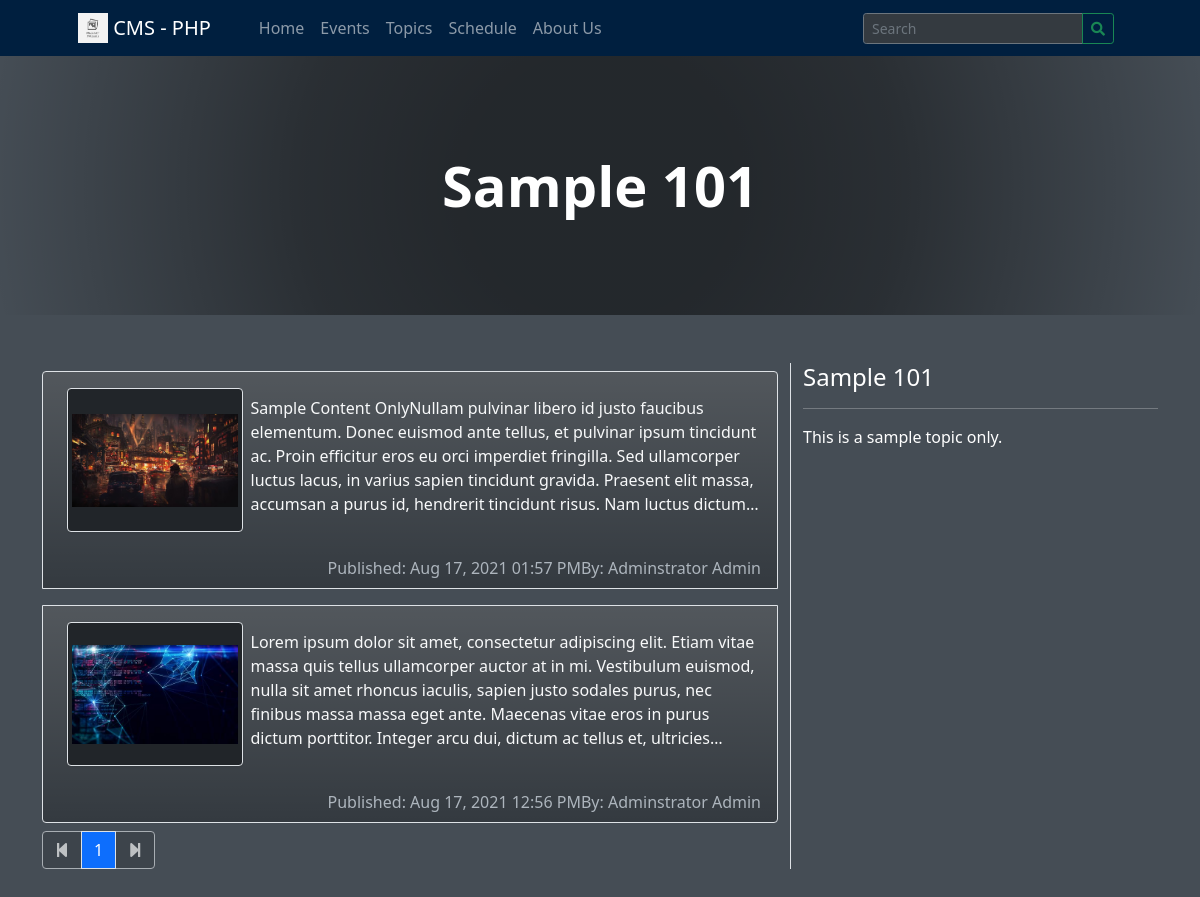
The page /?p=articles&t=c4ca4238a0b923820dcc509a6f75849b on the database its author committed.
### tables this page shows
CREATE TABLE `topics` (
  `id` int(30) NOT NULL,
  `name` text NOT NULL,
  `description` text NOT NULL,
  `status` tinyint(4) NOT NULL DEFAULT 1 COMMENT '0=Inactive, 1=Active',
  `date_created` datetime NOT NULL DEFAULT current_timestamp(),
  `date_updated` datetime DEFAULT NULL ON UPDATE current_timestamp()
);

CREATE TABLE `blogs` (
  `id` int(30) NOT NULL,
  `title` text NOT NULL,
  `topic_id` int(30) DEFAULT NULL,
  `content` text NOT NULL,
  `keywords` text NOT NULL,
  `meta_description` text NOT NULL,
  `banner_path` text NOT NULL,
  `upload_dir_code` text NOT NULL,
  `status` tinyint(1) NOT NULL DEFAULT 0 COMMENT '0 = unpublished ,1= published',
  `blog_url` text NOT NULL,
  `author_id` int(30) NOT NULL,
  `date_created` datetime NOT NULL DEFAULT current_timestamp(),
  `date_updated` datetime DEFAULT NULL ON UPDATE current_timestamp()
);

### classes/DBConnection.php (called while the page is built, shortened)
<?php
class DBConnection{
    private $host = DB_SERVER;
    private $username = DB_USERNAME;
    private $password = DB_PASSWORD;
    private $database = DB_NAME;
    public $conn;
    public function __construct(){
        if (!isset($this->conn)) {
            $this->conn = new mysqli($this->host, $this->username, $this->password, $this->database);
        }
    }
}
?>

### classes/SystemSettings.php (called while the page is built, shortened)
<?php
class SystemSettings extends DBConnection{
	function info($field=''){
		if(!empty($field)){
			if(isset($_SESSION['system_info'][$field]))
				return $_SESSION['system_info'][$field];
			else
				return false;
		}else{
			return false;
		}
	}
}
$_settings = new SystemSettings();
?>

### config.php (called while the page is built, shortened)
<?php
require_once('classes/DBConnection.php');
require_once('classes/SystemSettings.php');
function validate_image($file){
	if(!empty($file)){
		if(is_file(base_app.$file)){
			return base_url.$file;
		}else{
			return base_url.'dist/img/no-image-available.png';
		}
	}else{
		return base_url.'dist/img/no-image-available.png';
	}
}
?>

### articles.php (the view, shortened to what this page needs)
<?php
$title = "";
if(isset($_GET['t'])){
    $cat_qry = $conn->query("SELECT * FROM topics where md5(id) = '{$_GET['t']}'");
    if($cat_qry->num_rows > 0){
        $result =$cat_qry->fetch_assoc();
        $title = $result['name'];
        $description = $result['description'];
    }
}
?>
<header class="bg-dark py-5" id="main-header">
    <div class="container px-4 px-lg-5 my-5">
        <div class="text-center text-white">
            <h1 class="display-4 fw-bolder"><?php echo $title ?></h1>
        </div>
    </div>
</header>
<section class="py-5">
    <div class="container">
        <div class="row">
            <div class="col-lg-8">
                <div class="list-group text-light">
                <?php
                $page= isset($_GET['page'])? $_GET['page']: 0;
                $limit = 10;
                $offset = $page > 0 ? ($page * $limit) : $page;
                $count_all = $conn->query("SELECT * FROM `blogs` where `status` =1 and md5(`topic_id`) = '{$_GET['t']}' order by unix_timestamp(date_created) desc")->num_rows;
                $blogs = $conn->query("SELECT b.*,concat(u.firstname,' ',u.lastname) as author FROM `blogs` b inner join `users` u on b.author_id = u.id where b.`status` =1 and md5(b.`topic_id`) = '{$_GET['t']}' order by unix_timestamp(b.date_created) desc limit $limit offset $offset");
                while($row=$blogs->fetch_assoc()):
                    ?>
                        <a class="list-group-item list-group-item-action my-2 border bg-gradient blog-item" href="<?php echo base_url.$row['blog_url'] ?>">
                            <div class="w-100">
                                <img src="<?php echo validate_image($row['banner_path']) ?>" alt="<?php echo addslashes($row['title']) ?>" align="left" class="bg-dark img-banner-list img-thumbnail m-2">
                                <p class="truncate-5 pt-3"><?php echo strip_tags(stripslashes(html_entity_decode($row['content']))) ?></p><br>
                            </div>
                            <div class="w 100 d-flex justify-content-end">
                                <span class="text-muted">Published: <?php echo date("M d, Y h:i A", strtotime($row['date_created'])) ?></span><br>
                                <span class="text-muted">By: <?php echo ucwords($row['author']) ?></span>
                            </div>
                        </a>
                <?php endwhile; ?>
                </div>
                <?php if($count_all <= 0): ?>
                    <h4 class="text-center">Topic doesn't have a published list of blogs yet.</h4>
                    <?php else:  ?>
                <div class="btn-group">
                    <a href="<?php echo base_url ?>?p=articles&t=<?php echo $_GET['t'] ?>&page=<?php echo $page - 1 ?>" class="btn btn-default border <?php echo $page == 0 ? 'disabled': '' ?>"><i class="fa fa-step-backward"></i></a>
                        <a href="<?php echo base_url ?>?p=articles&t=<?php echo $_GET['t'] ?>" class="btn btn-default border <?php echo $page == 0 ? 'bg-primary': '' ?>">1</a>
                    <a href="<?php echo base_url ?>?p=articles&t=<?php echo $_GET['t'] ?>&page=<?php echo $page + 1 ?>" class="btn btn-default border <?php echo $page == (ceil($count_all/$limit) - 1) || $count_all == 0 ? 'disabled': '' ?>"><i class="fa fa-step-forward"></i></a>
                    </div>
                    <?php endif;  ?>
            </div>
            <div class="col-lg-4 border-left">
                <h4><?php echo $title ?></h4>
                <hr>
                <p><?php echo stripslashes(html_entity_decode($description)) ?></p>
            </div>
       </div>
    </div>
</section>

### index.php (shortened to what this page needs)
<?php require_once('config.php'); ?>
<!DOCTYPE html>
<html lang="en">
<?php require_once('inc/header.php') ?>
<body class="dark-mode">
<?php require_once('inc/topBarNav.php') ?>
<?php $page = isset($_GET['p']) ? $_GET['p'] : 'home';  ?>
<?php
    if(!file_exists($page.".php") && !is_dir($page)){
        include '404.html';
    }else{
    if(is_dir($page))
        include $page.'/index.php';
    else
        include $page.'.php';
    }
?>
</body>
</html>

### inc/header.php (shortened to what this page needs)
<head>
    <link rel="stylesheet" href="<?php echo base_url ?>plugins/fontawesome-free/css/all.min.css">
    <link rel="stylesheet" href="<?php echo base_url ?>plugins/tempusdominus-bootstrap-4/css/tempusdominus-bootstrap-4.min.css">
  <link rel="stylesheet" href="<?php echo base_url ?>plugins/datatables-bs4/css/dataTables.bootstrap4.min.css">
  <link rel="stylesheet" href="<?php echo base_url ?>plugins/datatables-responsive/css/responsive.bootstrap4.min.css">
  <link rel="stylesheet" href="<?php echo base_url ?>plugins/datatables-buttons/css/buttons.bootstrap4.min.css">
  <link rel="stylesheet" href="<?php echo base_url ?>plugins/select2/css/select2.min.css">
  <link rel="stylesheet" href="<?php echo base_url ?>plugins/select2-bootstrap4-theme/select2-bootstrap4.min.css">
    <link rel="stylesheet" href="<?php echo base_url ?>plugins/icheck-bootstrap/icheck-bootstrap.min.css">
    <link rel="stylesheet" href="<?php echo base_url ?>plugins/jqvmap/jqvmap.min.css">
    <link rel="stylesheet" href="<?php echo base_url ?>dist/css/adminlte.css">
    <link rel="stylesheet" href="<?php echo base_url ?>dist/css/custom.css">
    <link rel="stylesheet" href="<?php echo base_url ?>assets/css/styles.css">
    <link rel="stylesheet" href="<?php echo base_url ?>plugins/overlayScrollbars/css/OverlayScrollbars.min.css">
    <link rel="stylesheet" href="<?php echo base_url ?>plugins/daterangepicker/daterangepicker.css">
    <link rel="stylesheet" href="<?php echo base_url ?>plugins/summernote/summernote-bs4.min.css">
  <link rel="stylesheet" href="<?php echo base_url ?>plugins/sweetalert2-theme-bootstrap-4/bootstrap-4.min.css">
  </head>

### inc/topBarNav.php (shortened to what this page needs)
<nav class="navbar navbar-expand-lg navbar-dark bg-navy">
            <div class="container px-4 px-lg-5 ">
                <a class="navbar-brand" href="<?php echo base_url ?>">
                <img src="<?php echo validate_image($_settings->info('logo')) ?>" width="30" height="30" class="d-inline-block align-top" alt="" loading="lazy">
                <?php echo $_settings->info('short_name') ?>
                </a>
                <div class="collapse navbar-collapse" id="navbarSupportedContent">
                    <ul class="navbar-nav me-auto mb-2 mb-lg-0 ms-lg-4">
                        <li class="nav-item"><a class="nav-link" aria-current="page" href="<?php echo base_url ?>">Home</a></li>
                        <li class="nav-item"><a class="nav-link" aria-current="page" href="<?php echo base_url ?>?p=events">Events</a></li>
                        <li class="nav-item  dropdown">
                          <a class="nav-link" aria-current="page" href="<?php echo base_url ?>?p=view_topics">Topics</a>
                        </li>
                        <li class="nav-item"><a class="nav-link" href="<?php echo base_url ?>?p=schedule">Schedule</a></li>
                        <li class="nav-item"><a class="nav-link" href="<?php echo base_url ?>?p=about">About Us</a></li>
                    </ul>
                </div>
                <form class="form-inline ml-4 mr-2 pl-2" id="search-form">
                  <div class="input-group">
                    <input class="form-control form-control-sm form " type="search" placeholder="Search" aria-label="Search" name="search"  value="<?php echo isset($_GET['search']) ? $_GET['search'] : "" ?>"  aria-describedby="button-addon2">
                    <div class="input-group-append">
                      <button class="btn btn-outline-success btn-sm m-0" type="submit" id="button-addon2"><i class="fa fa-search"></i></button>
                    </div>
                  </div>
                </form>
            </div>
        </nav>

### articles.php (style rules this page uses)
.img-banner-list { width:25%; height:18vh; object-fit:scale-down; object-position:center center; }
.list-group-item { color:inherit; }

### rows shown on the page
topics: name "Sample 101", description "This is a sample topic only."
blogs: banner_path (picture), content "Sample Content OnlyNullam pulvinar libero id justo faucibus elementum. Donec euismod ante tellus, et pulvinar ipsum tincidunt ac. Proin efficitur eros eu orci imperdiet fringilla. Sed ullamcorper luctus lacus, in varius sapien tincidunt gravida. Praesent elit massa, accumsan a purus id, hendrerit tincidunt risus. Nam luctus…", date_created "Aug 17, 2021 01:57 PM", author "Adminstrator Admin"
blogs: banner_path (picture), content "Lorem ipsum dolor sit amet, consectetur adipiscing elit. Etiam vitae massa quis tellus ullamcorper auctor at in mi. Vestibulum euismod, nulla sit amet rhoncus iaculis, sapien justo sodales purus, nec finibus massa massa eget ante. Maecenas vitae eros in purus dictum porttitor. Integer arcu dui, dictum ac tellus et,…", date_created "Aug 17, 2021 12:56 PM", author "Adminstrator Admin"

### other values the page prints
$_settings->info('short_name') "CMS - PHP"
